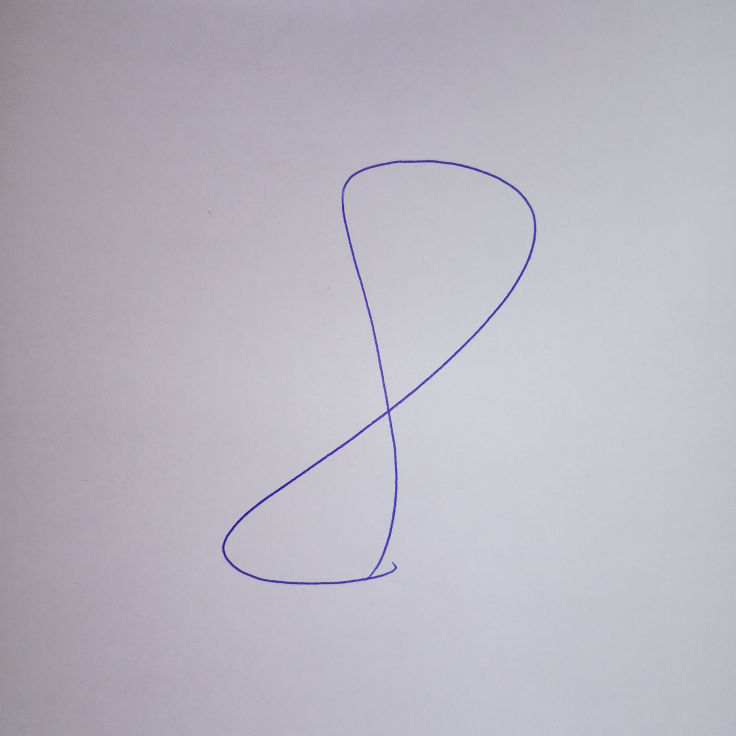
#> input picture projects/img/raw_img/eight.jpg, 2944 x 2944 px (shown at 1/4 size)
$ python image_preprocess.py img/raw_img/eight.jpg
#> lines starting #> are read from the running program, lines starting #| are printed output that depends on the picture
## Import OpenCV

import cv2
import os
import sys
import matplotlib.pyplot as plt

def img_to_array(img_path):
    """This function does the following:
    - Reads the input image using OpenCV's imread()
    - Gets the height and width of the image
    - Calculates the ratio needed to resize the image to 28 pixels wide
    - Resizes the image using resize(), keeping the aspect ratio
    - Converts the resized image to grayscale using cvtColor()
    - Saves the resized grayscale image
    """
#> called with img_path = 'img/raw_img/eight.jpg'
    # Read the image
    img = cv2.imread(f'{img_path}')
#> img is the input picture: shape (2944, 2944, 3); mean B, G, R 192.5, 182, 184.8

    # check image shape
    img.shape

    # Get the height and width of the image
    height, width = img.shape[:2]
#> height = 2944; width = 2944

    # Calculate the ratio of the image
    # after resizing to 28x28
    ratio = 28.0/width
#> ratio = 0.00951

    # Resize the image keeping the ratio
    resized_img = cv2.resize(img, (28, int(height*ratio)))
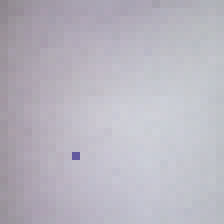
#> resized_img: shape (28, 28, 3) (shown 8 times larger); mean B, G, R 192.6, 182.4, 185.2

    # Convert to grayscale
    gray_img = cv2.cvtColor(resized_img, cv2.COLOR_BGR2GRAY)

    # Save the resized grayscale image
    #cv2.imwrite('./img/preprocessed_img/onetris_resized_grayscale.jpg', gray_img)

    # Convert to numpy array
    #image_array = np.array(gray_img)
    return gray_img

if __name__ == '__main__':

    img_path = str(sys.argv[1])
    try:
        img_array = img_to_array(img_path)

        plt.imshow(img_array)
        plt.show()
    except:
        sys.exit("An unexpected error occurred.")

$ run again, on projects/img/raw_img/four.jpg
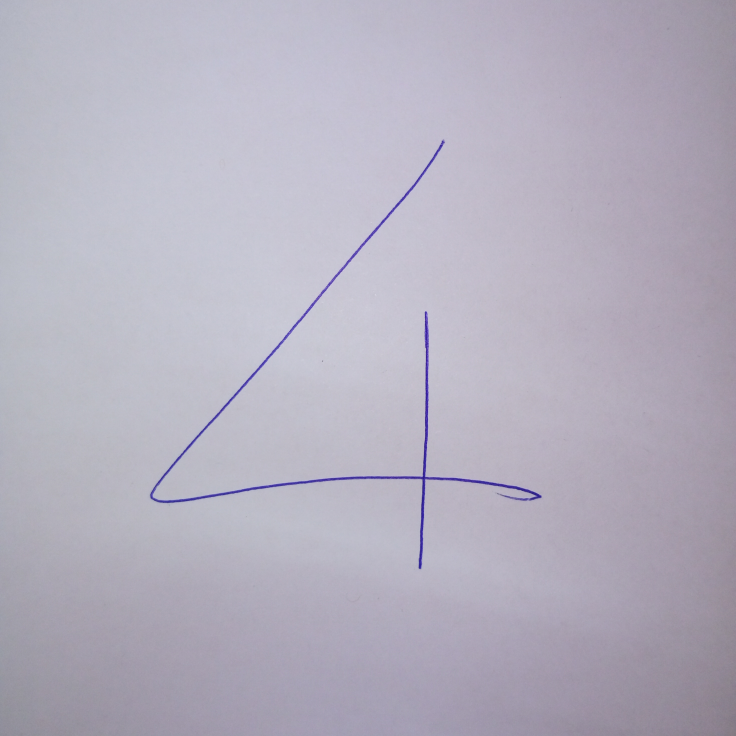
#> input picture projects/img/raw_img/four.jpg, 2944 x 2944 px (shown at 1/4 size)
#> in img_to_array, img is the input picture: shape (2944, 2944, 3); mean B, G, R 190.7, 176.1, 180.4
#> in img_to_array, `resized_img = cv2.resize(img, (28, int(height*ratio)))`:
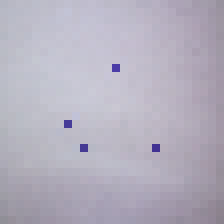
#> resized_img: shape (28, 28, 3) (shown 8 times larger); mean B, G, R 190.6, 176.2, 180.3

$ run again, on projects/img/raw_img/nine.jpg
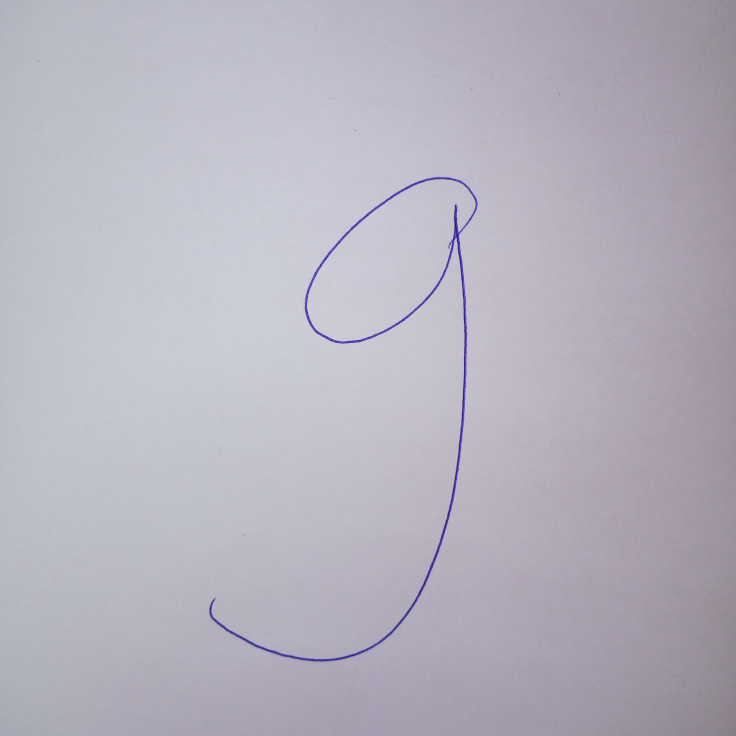
#> input picture projects/img/raw_img/nine.jpg, 2944 x 2944 px (shown at 1/4 size)
#> in img_to_array, img is the input picture: shape (2944, 2944, 3); mean B, G, R 190.9, 179.4, 182.4
#> in img_to_array, `resized_img = cv2.resize(img, (28, int(height*ratio)))`:
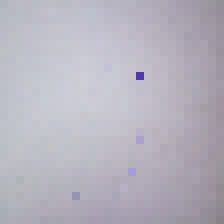
#> resized_img: shape (28, 28, 3) (shown 8 times larger); mean B, G, R 190.9, 179.7, 182.6
